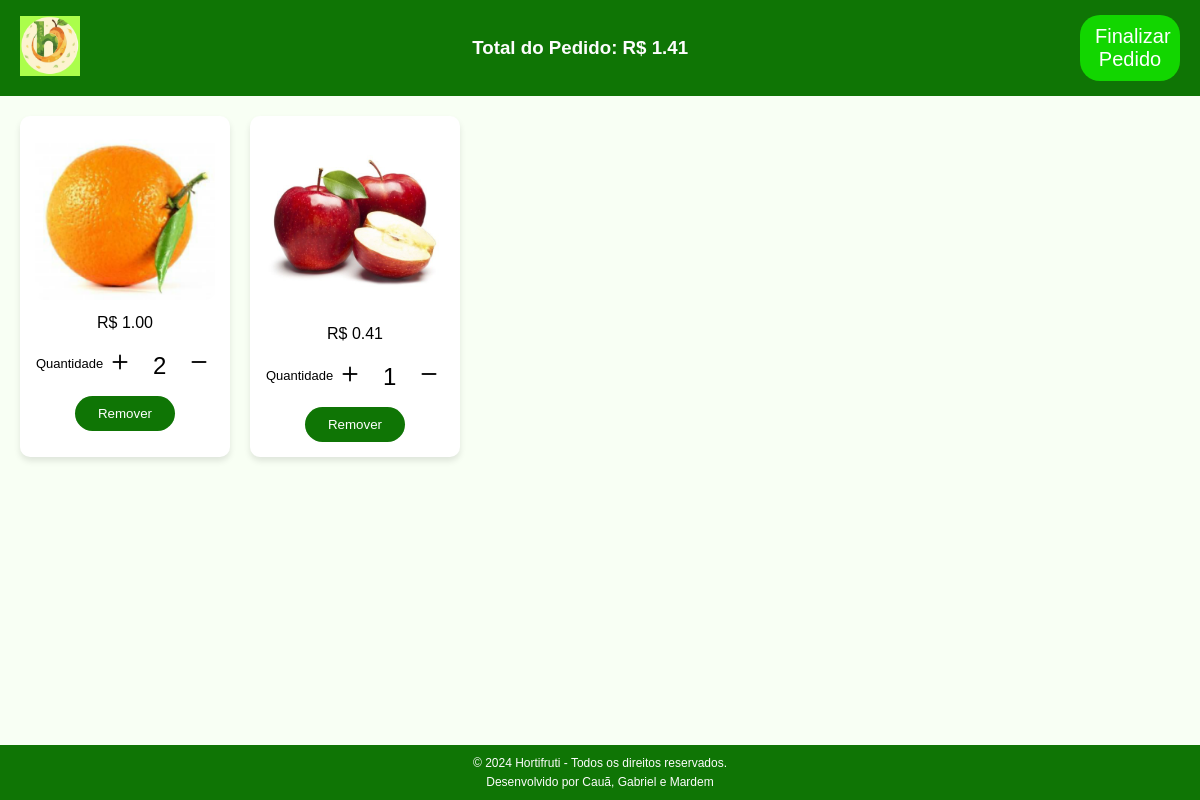
Page /pedido/carrinho (signed in) on the earlier database version.
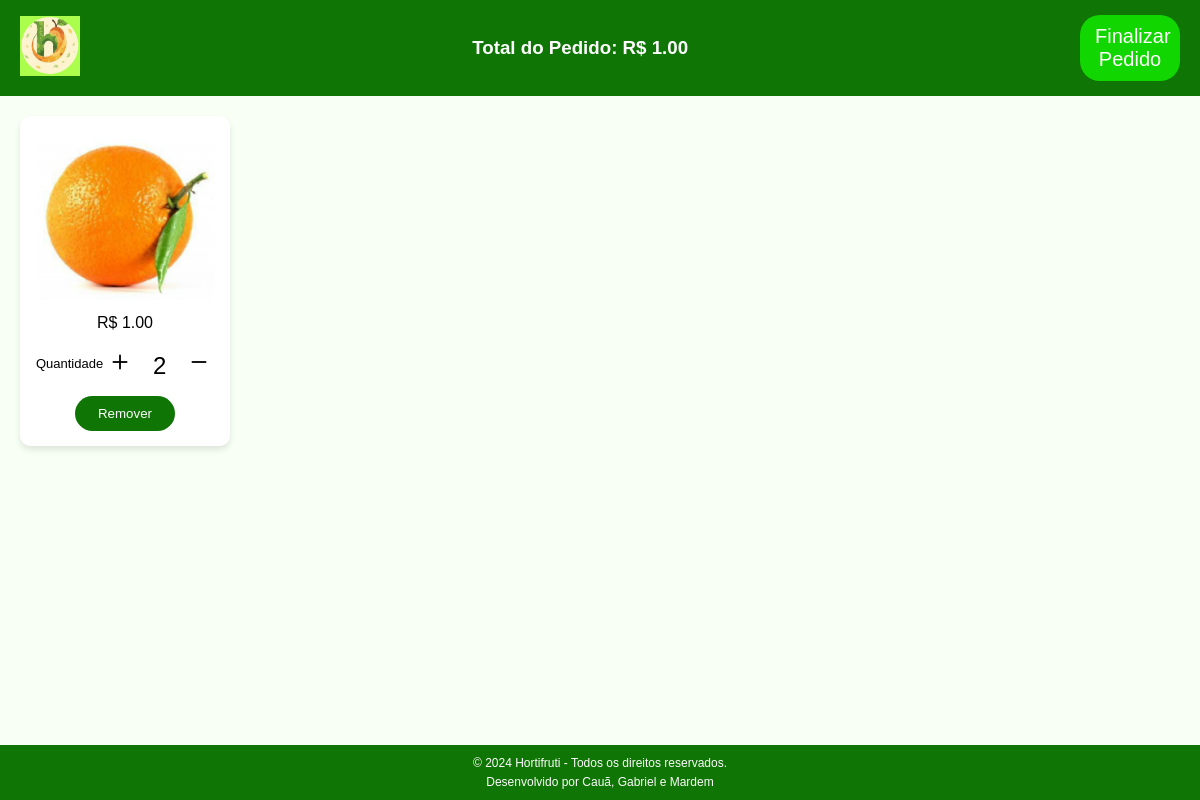
Same page on the later database version.
### pedidos/models.py (models this page shows, shortened)
class ItemPedido(models.Model):
    pedido = models.ForeignKey(Pedido, on_delete=models.CASCADE, related_name='itens')  # Pedido associado
    produto = models.ForeignKey(Produto, on_delete=models.CASCADE)  # Produto associado
    quantidade = models.PositiveIntegerField()  # Quantidade do produto no pedido

### produtos/models.py (models this page shows, shortened)
class Produto(models.Model):
    nome = models.CharField(max_length=200)
    imagem = models.ImageField(upload_to='produtos/', blank=True, null=True)
    preco = models.DecimalField(max_digits=10, decimal_places=2)
    estoque = models.PositiveIntegerField()

### pedidos/views.py (the view)
# urls.py: path('carrinho', views.mostrar_carrinho, name='carrinho'),
def mostrar_carrinho(request):
    cliente_id = request.session.get('cliente_id')
    if not cliente_id:
        messages.error(request, 'Você precisa estar logado para adicionar itens ao carrinho.')
        return redirect('login')
    pedido_id = 1
    if pedido_id:
        pedido = Pedido.objects.filter(id=pedido_id, finalizado=False).first()
    else:
        return
    itens_pedido = ItemPedido.objects.filter(pedido=pedido)
    total = 0
    for item in itens_pedido:
        item.total = round(item.quantidade * item.produto.preco, 2)
        total += item.total
    total = round(total, 2)
    template = loader.get_template('carrinho.html')
    context = {
        'itensPedido': itens_pedido,
        'total':total,
    }
    return HttpResponse(template.render(context, request))

### pedidos/templates/carrinho.html (shortened to what this page needs)
{% load static %}
<!DOCTYPE html>
<html lang="pt-BR">
<head>
    <link rel="stylesheet" href="{% static 'css/carrinho.css' %}">
    <link rel="stylesheet" href="https://cdn.jsdelivr.net/npm/bootstrap-icons@1.11.3/font/bootstrap-icons.min.css">
</head>
<body>
    <header>
        <a href="{% url 'principal' %}"><img src="{% static 'img/logo.png' %}" alt="Logo"/></a>
        <h3>Total do Pedido: R$ {{ total }}</h3>
        <form method="POST" action="{% url 'finalizar_ordem' %}">
            <button type="submit" class="finalize-order-button">Finalizar Pedido</button>
        </form>
    </header>
    <main>
        <div class="product-grid">
            {% for item in itensPedido %}
            <div class="product-card" data-item-id="{{ item.id }}">
                <img src="{{item.produto.imagem}}" alt="Maçã Argentina">
                <p>R$ {{item.total}}</p>
                <div class="qtd-item">
                    <p>Quantidade</p>
                    <div class="modify-qtd">
                        <button><i class="bi bi-plus"></i></button>
                        <input class="qtd" value={{item.quantidade}} readonly></input>
                        <button><i class="bi bi-dash"></i></button>
                    </div>
                </div>
                <form method="POST" action="{% url 'deletar_item_carrinho' item.id %}">
                    <button class="remove-item">Remover</button>
                </form>
            </div>
            {% endfor %}
        </div>
    </main>
    <footer class="footer">
        <p>&copy; 2024 Hortifruti - Todos os direitos reservados.</p>
        <p>Desenvolvido por Cauã, Gabriel e Mardem</p>
    </footer>
</body>
</html>

Differences in the rows shown:
removed ItemPedido: produto.imagem (picture), total "0.41", quantidade "1"
Other differences:
{{ total }}: "1.41" → "1.00"
